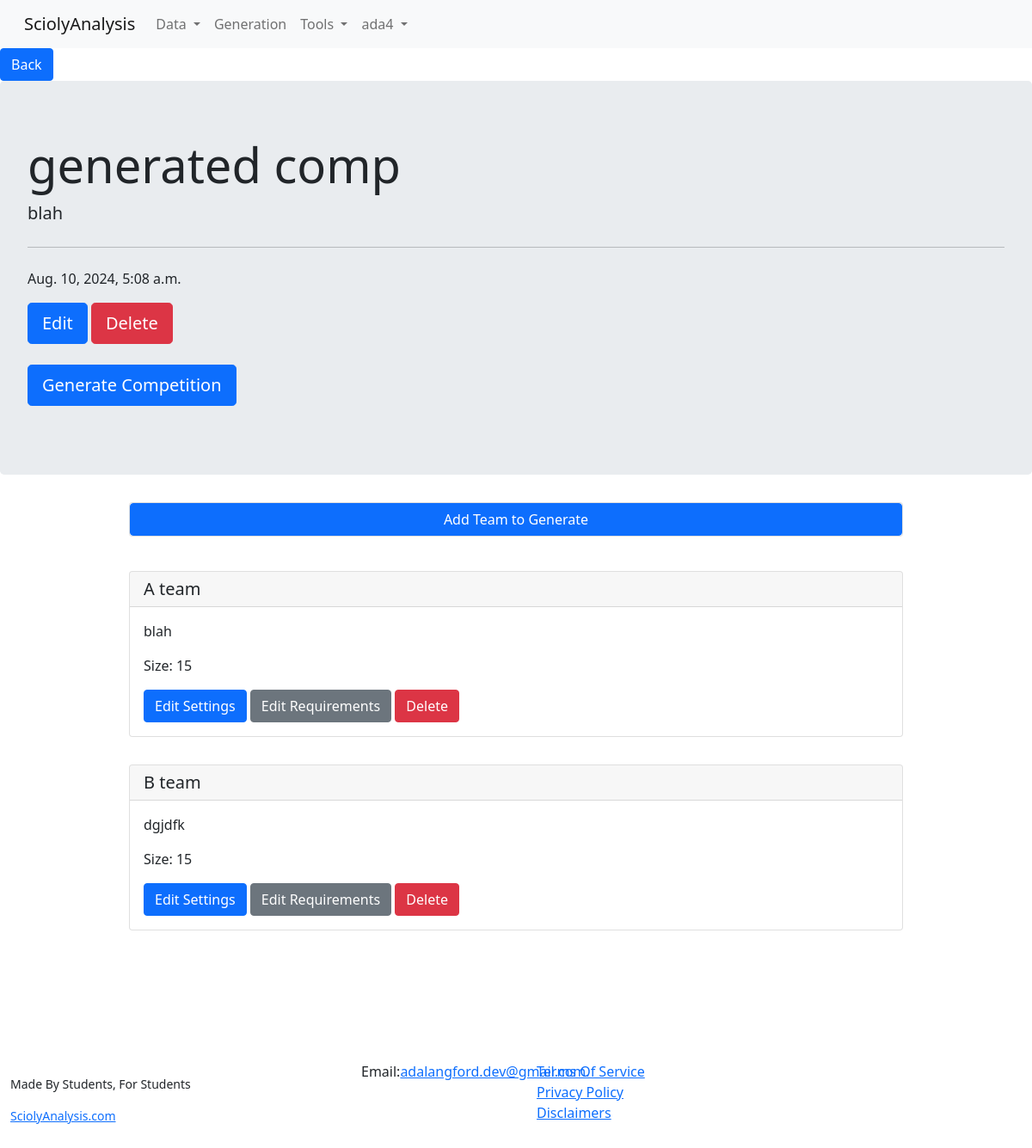
Screenshot of /generation/generation-competition/29/ (signed in) with the database file from the repository.
### generation/models.py (models this page shows, shortened)
class GeneratedCompetitionSettings(models.Model):
    user = models.ForeignKey(User, on_delete=models.CASCADE)
    date = models.DateTimeField(auto_now=True,auto_now_add=False)
    name = models.CharField(max_length=200)
    notes = models.CharField(max_length=500, blank=True)
    max_events_per_member = models.PositiveIntegerField()
    min_events_per_member = models.PositiveIntegerField()
    skill_vs_preferences = models.FloatField()
    max_num_of_build_events_per_member = models.PositiveIntegerField(default=2)

class GeneratedTeam(models.Model):
    name = models.CharField(max_length=200)
    notes = models.CharField(max_length=500, blank=True)
    generated_competition_settings = models.ForeignKey(GeneratedCompetitionSettings, on_delete=models.CASCADE)
    date = models.DateTimeField(auto_now_add=True,auto_now=False)
    team_size = models.PositiveIntegerField()
    class Meta:
        ordering = ["date"]

### generation/views.py (the view)
# urls.py: path('generation-competition/<str:pk>/', views.generatedCompetitionSettingsView, name="generatedCompetitionSettingsView"),
@login_required
def generatedCompetitionSettingsView(request, pk):
    generated_competition_settings = get_object_or_404(GeneratedCompetitionSettings, id=pk)
    if generated_competition_settings.user.id == request.user.id:
        team_list = GeneratedTeam.objects.filter(generated_competition_settings=generated_competition_settings)
        context={
            "generated_competition_settings":generated_competition_settings,
            "team_list":team_list,
        }
        return render(request, "generation/generated_competition_settings_view.html", context)
    raise Http404

### generation/templates/generation/generated_competition_settings_view.html
{% extends 'main.html' %}
    {% block bodycontent %}
    <a href="{% url 'generatedCompetitionsListView' %}" class="btn btn-primary">Back</a>
        <div class="jumbotron">
            <h1 class="display-4">{{generated_competition_settings.name}}</h1>
            <p class="lead">{{generated_competition_settings.notes}}</p>
            <hr class="my-4">
            <p>{{generated_competition_settings.date}}</p>
            <p>
                <a class="btn btn-primary btn-lg" href="{% url 'generatedCompetitionSettingsEdit' pk=generated_competition_settings.id %}" role="button">Edit {{competition.name}}</a>
                <a class="btn btn-danger btn-lg" href="{% url 'generatedCompetitionsDeleteView' pk=generated_competition_settings.id %}" role="button">Delete {{competition.name}}</a>
                <br><br>
                <a class="btn btn-primary btn-lg" href="{% url 'frontedGenerate' pk=generated_competition_settings.id %}" role="button">Generate Competition</a>
            </p>
        </div>
        <div class="card w-75 mx-auto my-4"><a href="{% url 'generatedTeamCreateView' pk=generated_competition_settings.id %}" class="btn btn-primary">Add Team to Generate</a></div>
        <ul class="list-group list-group-flush">
            {% for t in team_list %}
            <div class="card w-75 mx-auto my-3">
                <h5 class="card-header">{{t.name}}</h5>
                <div class="card-body">
                    <p class="card-text">{{t.notes}}</p>
                    <p class="card-text">Size: {{t.team_size}}</p>
                    <a href="{% url 'generatedTeamEditView' pk=t.id %}" class="btn btn-primary">Edit Settings</a>
                    <a href="{% url 'editRequirementsView' pk=t.id %}" class="btn btn-secondary">Edit Requirements</a>
                    <a href="{% url 'generatedTeamDeleteView' pk=t.id %}" class="btn btn-danger">Delete</a>
                </div>
            </div>
            {% endfor %}
        </ul>
    {% endblock %}

### templates/sciolysite/navbar.html (shortened to what this page needs)
<nav class="navbar navbar-expand-lg navbar-light bg-light">
    <div class="container-fluid">
      <a class="navbar-brand" href="/">SciolyAnalysis</a>
      <div class="collapse navbar-collapse" id="navbarSupportedContent">
        <ul class="navbar-nav me-auto mb-2 mb-lg-0">
          <li class="nav-item dropdown">
            <a class="nav-link dropdown-toggle" href="{% url 'competitionListView' %}" id="navbarDropdown" role="button" data-bs-toggle="dropdown" aria-expanded="false">
              Data
            </a>
          </li>
          <li class="nav-item">
            <a class="nav-link" href="{% url 'generatedCompetitionsListView' %}">Generation</a>
          </li>
          <li class="nav-item dropdown">
            <a class="nav-link dropdown-toggle" href="{% url 'ConflictCheckingView' %}" id="navbarDropdown" role="button" data-bs-toggle="dropdown" aria-expanded="false">
              Tools
            </a>
          </li>
          {% if user.is_authenticated %}
          <li class="nav-item dropdown">
            <a class="nav-link dropdown-toggle" href="" id="navbarDropdown" role="button" data-bs-toggle="dropdown" aria-expanded="false">
              {{user.username}}
            </a>
          </li>
          {% endif %}
        </ul>
      </div>
    </div>
  </nav>

### rows the page displays
GeneratedCompetitionSettings: name "generated comp", notes "blah", date "Aug. 10, 2024, 5:08 a.m."
GeneratedTeam: name "A team", notes "blah", team_size "15"
GeneratedTeam: name "B team", notes "dgjdfk", team_size "15"

### other values shown
{{ user.username }} "ada4"
